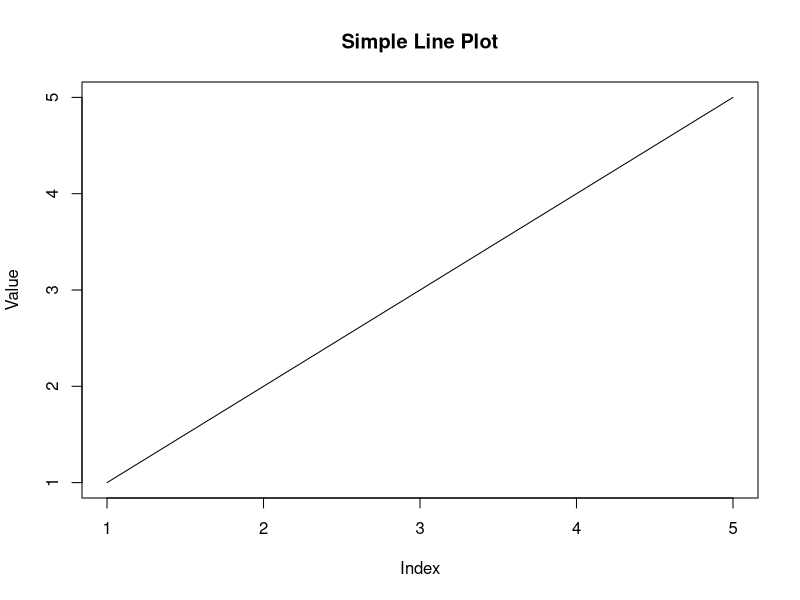

R code for this plot:
# Simple R script to demonstrate R functionality
print("Hello from R!")

# Create a simple vector
numbers <- c(1, 2, 3, 4, 5)
print("Vector of numbers:")
print(numbers)

# Calculate mean
mean_value <- mean(numbers)
print(paste("Mean of numbers:", mean_value))

# Create a simple plot (will be saved as PDF)
pdf("plot.pdf")
plot(numbers, type="l", main="Simple Line Plot", xlab="Index", ylab="Value")
dev.off() 